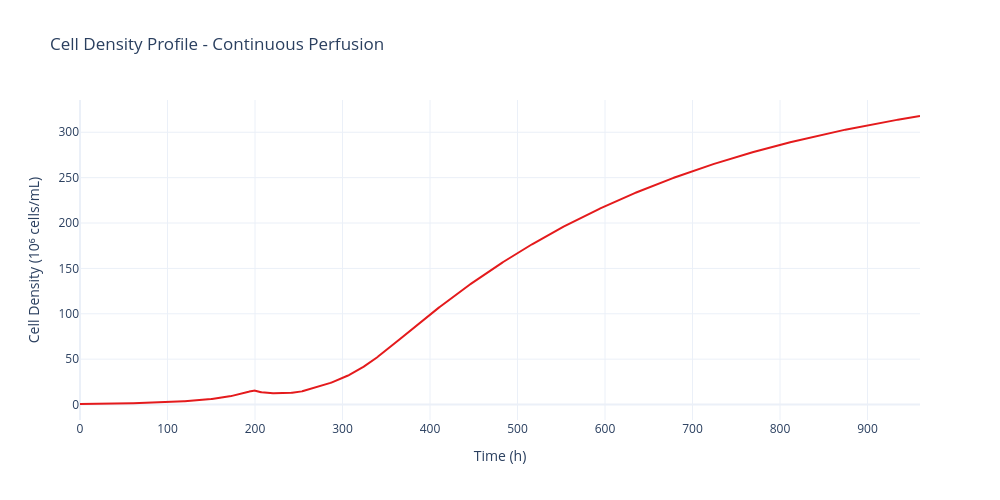
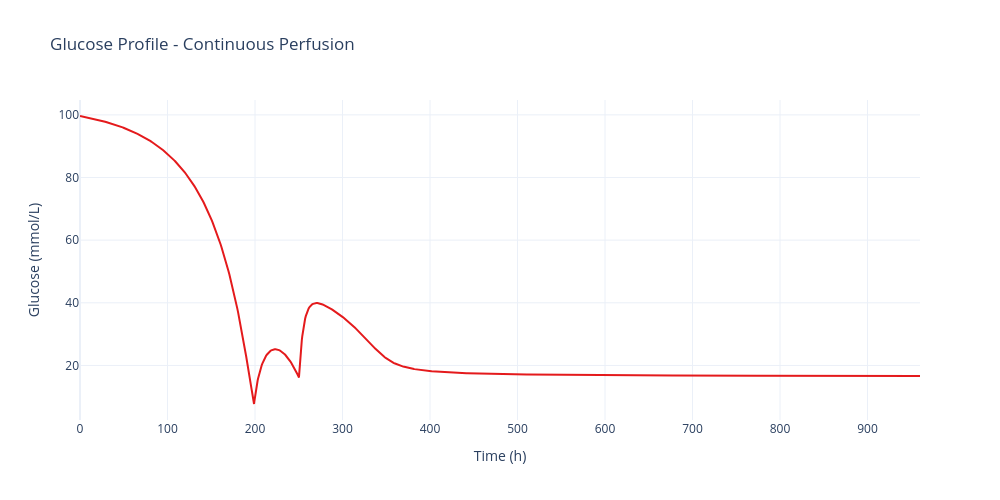
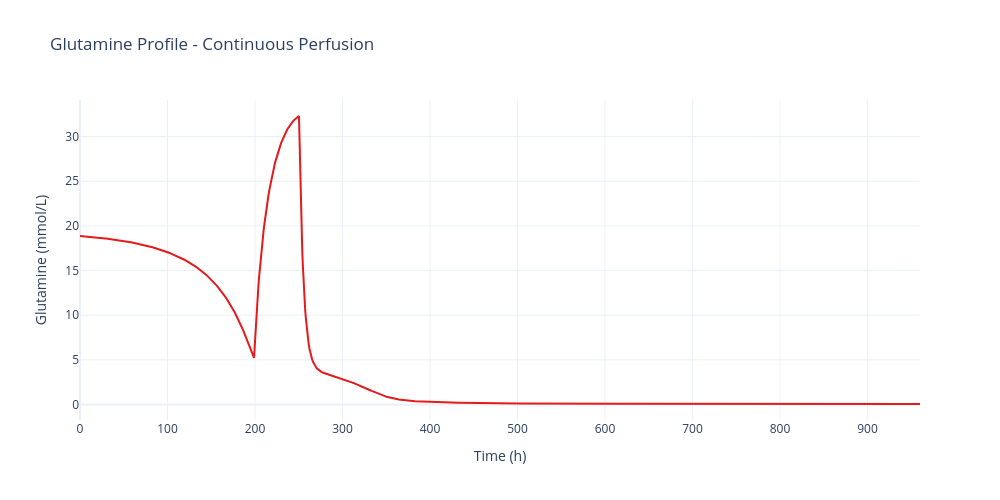
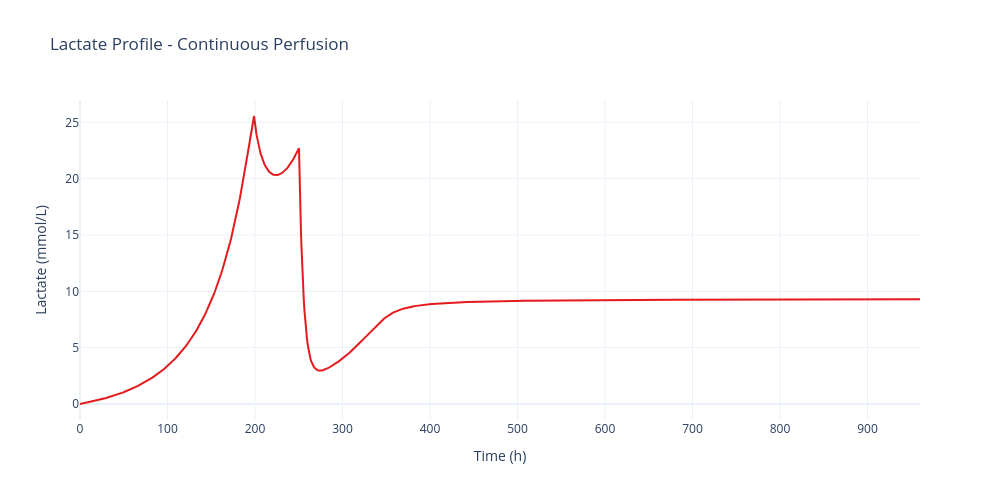

The notebook cell saved with these charts, in order:
### Code cell
fig_list = baseline_sim.data.plot_profiles()
for fig in fig_list:
    fig.show()

### Figure 1 — Plotly figure (JSON) as saved in the notebook; plotly's stock layout.template omitted (floating-point values rounded to 4 significant figures; data arrays with more than 128 entries replaced by an {"elided": "..."} marker saying what was removed)
{"data": [{"hovertemplate": "Time: %{x:.1f} h<br>Cell Density (10⁶ cells/mL): %{y:.2f}<extra></extra>", "line": {"color": "rgb(228,26,28)", "width": 2}, "mode": "lines", "name": "Batch 1", "type": "scatter", "x": {"elided": "1162 float values"}, "y": {"elided": "1162 float values"}}], "layout": {"font": {"size": 12}, "height": 500, "hovermode": "x unified", "title": {"text": "Cell Density Profile - Continuous Perfusion"}, "width": 1000, "xaxis": {"title": {"text": "Time (h)"}}, "yaxis": {"title": {"text": "Cell Density (10⁶ cells/mL)"}}}}

### Figure 2 — Plotly figure (JSON) as saved in the notebook; plotly's stock layout.template omitted (floating-point values rounded to 4 significant figures; data arrays with more than 128 entries replaced by an {"elided": "..."} marker saying what was removed)
{"data": [{"hovertemplate": "Time: %{x:.1f} h<br>Glucose (mmol/L): %{y:.2f}<extra></extra>", "line": {"color": "rgb(228,26,28)", "width": 2}, "mode": "lines", "name": "Batch 1", "type": "scatter", "x": {"elided": "1162 float values"}, "y": {"elided": "1162 float values"}}], "layout": {"font": {"size": 12}, "height": 500, "hovermode": "x unified", "title": {"text": "Glucose Profile - Continuous Perfusion"}, "width": 1000, "xaxis": {"title": {"text": "Time (h)"}}, "yaxis": {"title": {"text": "Glucose (mmol/L)"}}}}

### Figure 3 — Plotly figure (JSON) as saved in the notebook; plotly's stock layout.template omitted (floating-point values rounded to 4 significant figures; data arrays with more than 128 entries replaced by an {"elided": "..."} marker saying what was removed)
{"data": [{"hovertemplate": "Time: %{x:.1f} h<br>Glutamine (mmol/L): %{y:.2f}<extra></extra>", "line": {"color": "rgb(228,26,28)", "width": 2}, "mode": "lines", "name": "Batch 1", "type": "scatter", "x": {"elided": "1162 float values"}, "y": {"elided": "1162 float values"}}], "layout": {"font": {"size": 12}, "height": 500, "hovermode": "x unified", "title": {"text": "Glutamine Profile - Continuous Perfusion"}, "width": 1000, "xaxis": {"title": {"text": "Time (h)"}}, "yaxis": {"title": {"text": "Glutamine (mmol/L)"}}}}

### Figure 4 — Plotly figure (JSON) as saved in the notebook; plotly's stock layout.template omitted (floating-point values rounded to 4 significant figures; data arrays with more than 128 entries replaced by an {"elided": "..."} marker saying what was removed)
{"data": [{"hovertemplate": "Time: %{x:.1f} h<br>Lactate (mmol/L): %{y:.2f}<extra></extra>", "line": {"color": "rgb(228,26,28)", "width": 2}, "mode": "lines", "name": "Batch 1", "type": "scatter", "x": {"elided": "1162 float values"}, "y": {"elided": "1162 float values"}}], "layout": {"font": {"size": 12}, "height": 500, "hovermode": "x unified", "title": {"text": "Lactate Profile - Continuous Perfusion"}, "width": 1000, "xaxis": {"title": {"text": "Time (h)"}}, "yaxis": {"title": {"text": "Lactate (mmol/L)"}}}}
